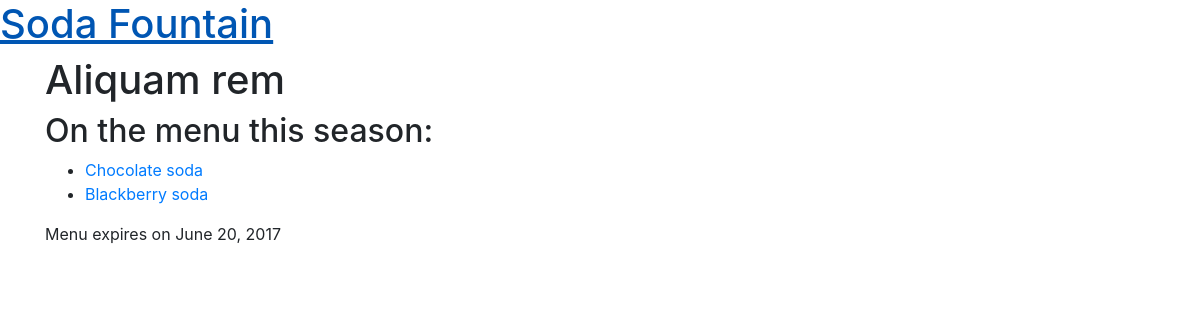
Before: /341/ with the older database file.
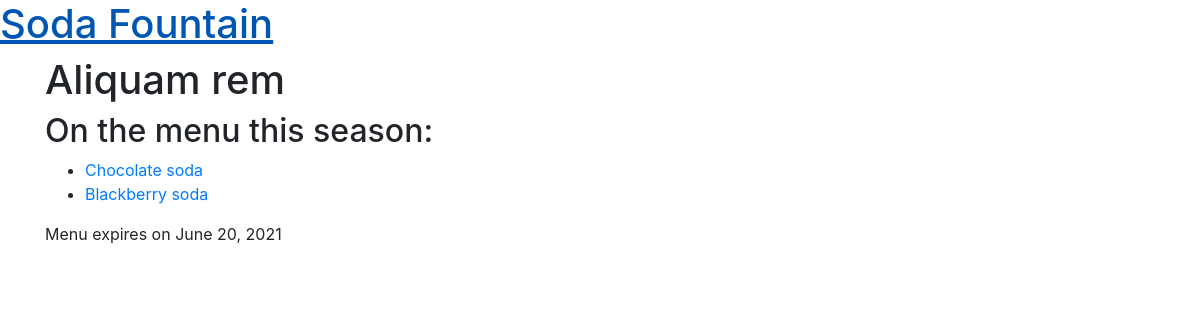
After: the same page with the newer database file.
### menu/models.py (models this page shows, shortened)
class Menu(models.Model):
    season = models.CharField(max_length=20)
    items = models.ManyToManyField('Item', related_name='items')
    created_date = models.DateTimeField(
            default=timezone.now)
    expiration_date = models.DateTimeField(
            blank=True, null=True)

### menu/views.py (the view)
# urls.py: path('<int:pk>/', views.menu_detail, name='menu_detail'),
def menu_detail(request, pk):
    menu = Menu.objects.get(pk=pk)
    return render(request, 'menu/menu_detail.html', {'menu': menu})

### menu/models.py (called while the page is built)
    def __str__(self):
        return self.name

### templates/menu/menu_detail.html (shortened to what this page needs)
{% extends "base.html" %}
{% load static %}
{% block content %}
    <div class="row">
        <div class="col-md-8">
            <div class="post">
                <h1>
                    {{ menu.season }}
                </h1>
                <h2>On the menu this season:</h2>
                <ul>
                    {% for item in menu.items.all %}
                        <li><a href="{% url 'item_detail' pk=item.pk %}">{{ item }}</a></li>
                    {% endfor %}
                </ul>
                {% if menu.expiration_date %}
                    <div class="date">
                        Menu expires on {{ menu.expiration_date|date:"F j, Y" }}
                    </div>
                {% endif %}
            </div>
        </div>
    </div>
{% endblock %}

Changed rows visible on the page:
changed Menu "Aliquam rem": expiration_date "June 20, 2017" → "June 20, 2021"
